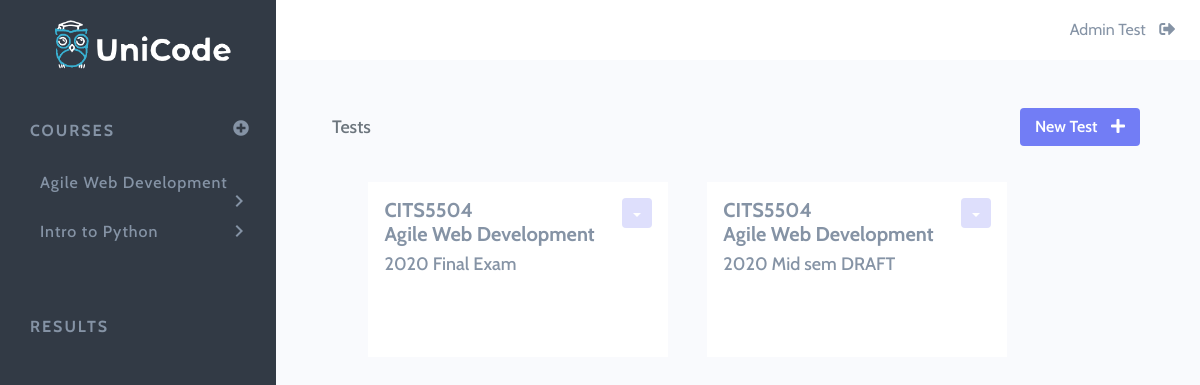
Screenshot of /admin/1 (signed in) with the database file from the repository.
### app/models.py (models this page shows, shortened)
class Course(db.Model):
    __tablename__ = 'courses'
    id = db.Column(db.Integer, primary_key=True, nullable=False)
    name = db.Column(db.String(64))
    course_code = db.Column(db.String(32))
    tests = db.relationship('Test', backref='course', lazy=True)

class User(UserMixin, db.Model):
    __tablename__ = 'users'
    id = db.Column(db.Integer, primary_key=True, nullable=False)
    email = db.Column(db.String(64), index=True, unique=True)
    password_hash = db.Column(db.String(32))
    first_name = db.Column(db.String(32))
    last_name = db.Column(db.String(32))
    is_admin = db.Column(db.Boolean, nullable=False, default=False)
    courses = db.relationship('Course', secondary=enrolments, lazy='subquery',
                              backref=db.backref('users', lazy=True))

class Test(db.Model):
    __tablename__ = 'tests'
    id = db.Column(db.Integer, primary_key=True, nullable=False)
    name = db.Column(db.String(64), nullable=False)
    course_id = db.Column(db.Integer, db.ForeignKey('courses.id'))
    questions = db.relationship('Question', backref='test', lazy=True)

### app/routes.py (the view)
@app.route('/admin/<course_id>', methods=['GET', 'POST'])
@login_required
def course_view(course_id):
    course = Course.query.filter_by(id=course_id).first()
    tests = Test.query.filter_by(course_id=course_id)
    form = NewTestForm()
    return render_template('admin-course.html', course=course, tests=tests, form=form)

### app/models.py (called while the page is built)
@login.user_loader
def load_user(id):
    return User.query.get(int(id))

### app/templates/admin-course.html (shortened to what this page needs)
{% extends "base.html" %}
{% block content %}
<div class="row mx-2">
  <h1 class="page-heading">Tests</h1>
  <button id="new-test-btn" class="btn purple-btn">New Test <i id="option-btn-close" class="fas fa-plus"></i></button>
</div>
<div class="row all-tests mt-3">
  {% for test in tests %}
  <div class="test mb-5 p-3">
    <div class="option-btn">
      <button type="button" id="option-btn" class="btn btn-danger dropdown-toggle dropdown-toggle-split"
        data-toggle="dropdown" aria-haspopup="true" aria-expanded="false">
      </button>
    </div>
    <a id="test-link" href="{{ url_for('test_view', course_id=course.id, test_id=test.id) }}">
      <h2 class="unit-details">{{ course.course_code }}<br>{{ course.name }}</h2>
      <h3 class="test-name">{{ test.name }}</h3>
    </a>
  </div>
  {% endfor %}
</div>
{% endblock %}

### app/templates/base.html (shortened to what this page needs)
<!DOCTYPE html>
<html lang="en">
<head>
  <link href="https://stackpath.bootstrapcdn.com/bootstrap/4.4.1/css/bootstrap.min.css" rel="stylesheet">
  <link rel="stylesheet" href="https://use.fontawesome.com/releases/v5.2.0/css/all.css">
  <link rel="stylesheet" href="{{ url_for('static', filename='css/style.css') }}">
</head>
<body>
  <div class="sidenav">
    <img id="logo-horiz" src="{{ url_for('static', filename='img/UniCode-colour-horiz.png') }}" alt="UniCode logo">
    <div class="nav-parent">Courses
      {% if current_user.is_admin %}
      <a id="new-course-btn" href="#">
        <i id="nav-indicator" class="fas fa-plus-circle"></i>
      </a>
      {% endif %}
    </div>
    {% if current_user.courses %}
    {% for course in current_user.courses %}
    <a class="nav-child" href="{{ url_for('course_view', course_id=course.id) }}">{{ course.name }}<span
        id="nav-indicator" class="material-icons">chevron_right</span></a>
    {% endfor %}
    {% endif %}
    <div class="nav-parent mt-4">Results</div>
  </div>
  <div class="topbar">
    <p id="username">
      {{ current_user.first_name }} {{ current_user.last_name }}
      <a id="logout-icon" href="{{ (url_for('logout')) }}" style="color: #8593A5;"><i
          class="fas fa-sign-out-alt"></i></a>
    </p>
  </div>
  <div class="content-container p-5">
    {% block content %} {% endblock %}
  </div>
</body>
</html>

### app/static/css/style.css (style rules this page uses)
:root { --unicode-main-text-colour: #8593A5; --unicode-dark-grey: #323A45; --unicode-mid-grey1: #6C757D; --unicode-mid-grey3: #98A6AC; --unicode-pale: #F9FAFD; --unicode-pale-purple: #DEDFFC; --unicode-purple: #727DF5; --unicode-yellow: #FFBC00; --unicode-red: #F95C7C; --unicode-green: #0BCF97; --unicode-blue: #39B0D1; }
html, body { min-height: 100% !important; height: 100%; }
body { font-family: 'Cabin', sans-serif; margin: 0; color: var(--unicode-main-text-colour); background-color: var(--unicode-pale); -webkit-font-smoothing: antialiased; -moz-osx-font-smoothing: grayscale; }
body > *:not(.sidenav):not(.topbar) { -webkit-transition: 0.3s -webkit-filter linear; -o-transition: 0.3s -o-filter linear; -moz-transition: 0.3 -moz-filter linear; -ms-transition: 0.3 -moz-filter linear; }
.sidenav { height: 100%; width: 23%; min-width: 275px; position: fixed; z-index: 1; top: 0; left: 0; background-color: #323A45; overflow-x: hidden; padding: 20px 20px 0px 30px; }
.sidenav a { padding-top: 30px; text-decoration: none; font-size: 16px; line-height: 19px; color: #8593A5; display: block; }
#logo-horiz { width:80%; display: block; margin-left: auto; margin-right: auto }
.nav-parent { padding-top: 50px; letter-spacing: 2px; text-transform: uppercase; font-weight: bold; }
a.nav-child { margin-left: 10px; font-weight: 500; letter-spacing: 1px; }
#nav-indicator { float: right; margin-right: 5px; line-height: 19px; }
#new-course-btn { display: inline; }
.topbar { position: sticky; position: -webkit-sticky; top: 0; background-color: #FFFFFF; margin-left: 23%; height: 60px; overflow: hidden; display: block; padding-right: 25px; }
#username { text-align: right; color: var(--unicode-main-text-colour); font-size: 16px; line-height: 60px; }
#logout-icon { color: var(--unicode-main-text-colour); }
.fas { margin-left: 10px; }
.fa-plus-circle { float: right; }
.content-container { margin-right: 0; height: 92%; z-index: 1; background-color: var(--unicode-pale); transition: background-color 0.5s linear; }
.purple-btn { background-color: var(--unicode-purple); color: white; font-weight: 600; }
.page-heading { font-size: 18px; color: var(--unicode-mid-grey1); text-align: start; line-height: 38px; margin-bottom: 0; }
.all-tests { padding: 20px 40px; }
.test { height: 175px; width: 300px; background-color: #FFFFFF; margin: 0 2.5%; transition: background-color 0.5s linear; }
.unit-details { font-weight: bold; font-size: 20px; }
.test-name { font-size: 18px; }
#new-test-btn { min-width: 120px; position: absolute; right: 5%; }
a { color: inherit; }
#option-btn { background-color: var(--unicode-pale-purple); border: none; float: right; height: 30px; width: 30px; }

### rows the page displays
Course: name "Agile Web Development", course_code "CITS5504"
Course: name "Intro to Python"
User: first_name "Admin", last_name "Test"
Test: name "2020 Final Exam"
Test: name "2020 Mid sem DRAFT"
